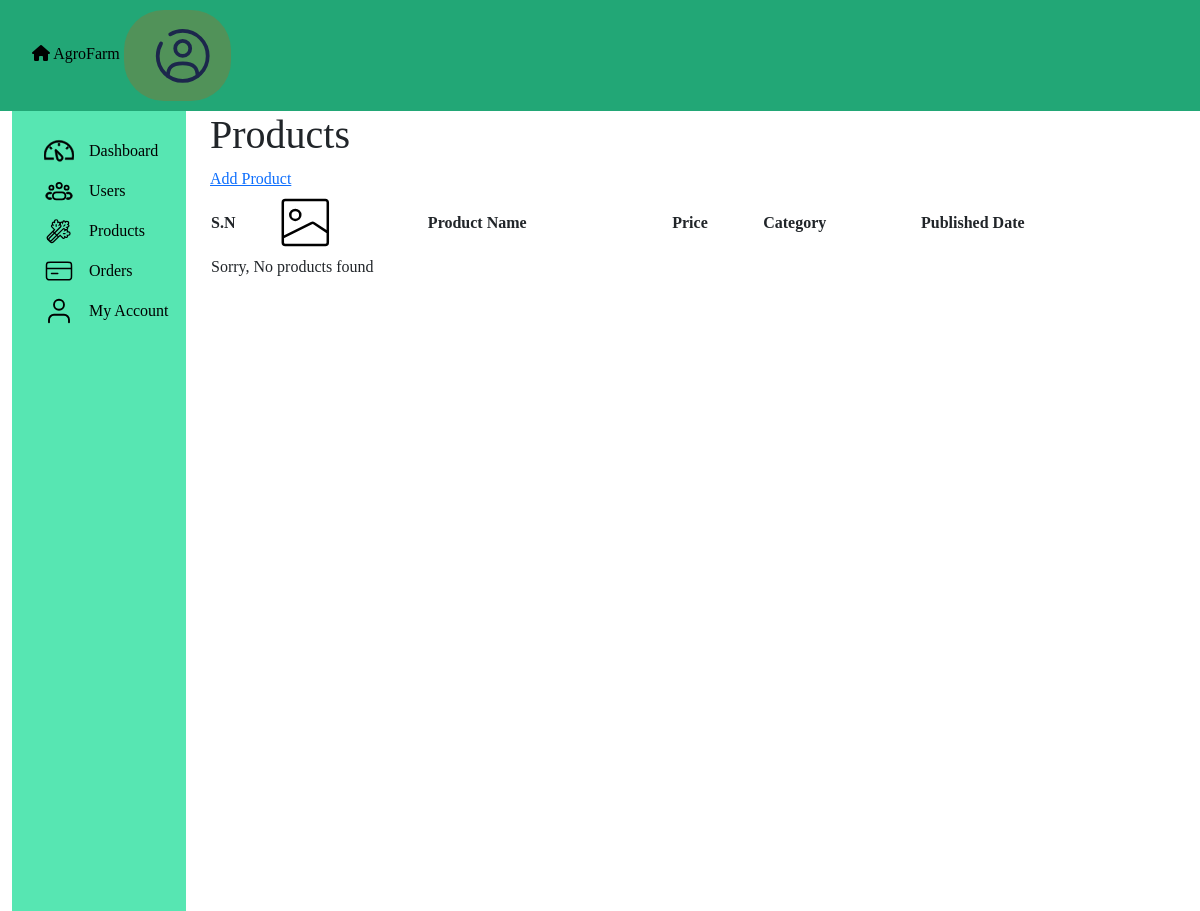
The app's page /dashboard/products (signed in), older data.
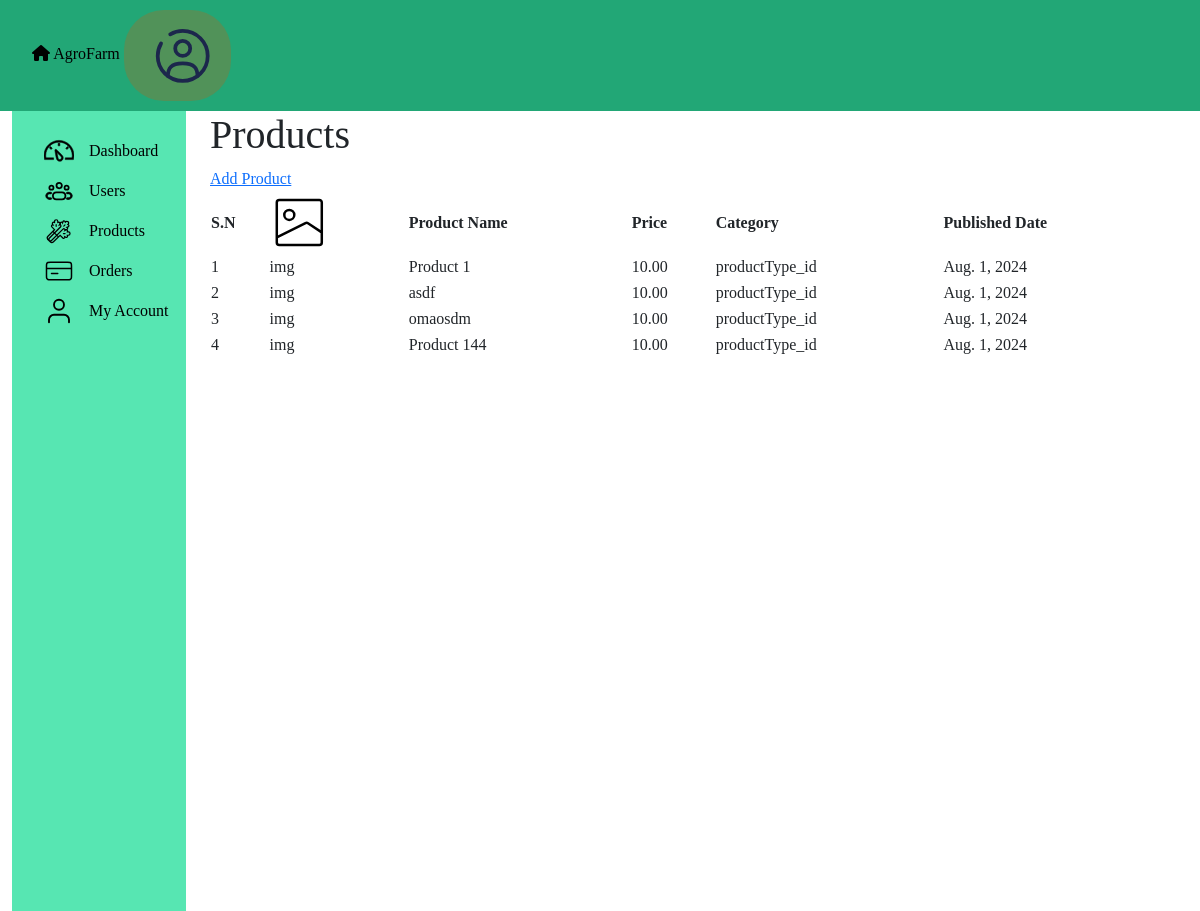
The same page, newer data.
### agroFarm/models.py (models this page shows, shortened)
class BaseModel(models.Model):
    uid = models.AutoField(primary_key=True, editable=False, unique=True)
    created = models.DateField(auto_now_add = True)
    modified = models.DateField(auto_now= True)
    class Meta:
        abstract = True

class Product(BaseModel):
    sellerId = models.ForeignKey(User, on_delete=models.CASCADE,default=00)
    productName = models.CharField(max_length=30,default="unknown")
    productType = models.CharField(max_length=30,default="unknown")
    productDescription = models.CharField(max_length=100,default="unknown")
    productPrice = models.DecimalField(max_digits=5, decimal_places=2,default="unknown")

### agroFarm/views.py (the view)
# urls.py: path('dashboard/products', views.Product_dash_view.as_view(), name='Products'),
class Product_dash_view(View):
    def get(self, request):
        if request.user.is_anonymous:
            return redirect('/login')
        if request.user.is_superuser or request.user.is_staff:
            if request.user.is_superuser:
                products = Product.objects.all()
            else:
                products = Product.objects.filter(sellerId=request.user)
            try:
                context = {
                    'products' : products,
                    'page_name': 'Products'
                }
                return render(request, "product-dashboard.html" ,context)
            except Exception as e:
                messages.error(request, str(e))
                return render(request,"product-dashboard.html")
        messages.error(request, 'Access Denied')
        return redirect('/')

### templates/product-dashboard.html (shortened to what this page needs)
{% include 'theme-temp/dashboard-header.html' %}
<section class="dashboard-page">
  <div class="container">
    <div class="row">
      <div class="col-md-2">
        <div class="dashboard-nav-wrapper container">
          {% include 'template-parts/dashboard-nav.html' %}
        </div>
      </div>
      <div class="col-md-10">
        <div class="title">
            <h1>Products</h1>
            <a href="/dashboard/products/add-new">Add Product</a>
        </div>
        <div class="dashboard-products-wrapper">
            <table>
                <thead>
                    <th>S.N</th>
                    <th>
                    </th>
                    <th>Product Name</th>
                    <th>Price</th>
                    <th>Category</th>
                    <th>Published Date</th>
                </thead>
                <tbody>
                    {% for x in products %}
                    <tr>
                        <td>{{forloop.counter}}</td>
                        <td>img</td>
                        <td>{{ x.productName }}</td>
                        <td>{{ x.productPrice }}</td>
                        <td>{{ x.productType }}</td>
                        <td>{{ x.created }}</td>
                    </tr>
                    {% empty %}
                    <tr><td colspan="6">Sorry, No products found</td></tr>
                    {% endfor %}
                </tbody>
            </table>
        </div>
      </div>
    </div>
  </div>
</section>
{% include 'theme-temp/dashboard-footer.html' %}

### templates/theme-temp/dashboard-header.html (shortened to what this page needs)
{% load static %}
<!DOCTYPE html>
<html lang="en">
  <head>
    {% load static %}{% load bootstrap5 %} {% bootstrap_css %}
    <link rel="stylesheet" href="{% static 'css/all.css' %}">
    <link rel="stylesheet" href="{% static 'css/dashboard.css' %}">
    <link rel="stylesheet" href="static/main.css">
    <link href="https://cdn.jsdelivr.net/npm/quill@2.0.2/dist/quill.snow.css" rel="stylesheet" />
  </head>
  <body>
    <div class="top-nav">
      <div class="container">
        <div class="top-nav-content">
          <a href="/"><i class="fa-solid fa-house"></i> AgroFarm</a>
        </div>
        <div class="right-user-info">
          <div class="nav-item dropdown">
            <a class="nav-link" href="#" role="button" data-bs-toggle="dropdown" aria-expanded="false">
            </a>
          </div>
        </div>
      </div>
    </div>

### templates/template-parts/dashboard-nav.html (shortened to what this page needs)
<ul>
    <li>
      <a href="/dashboard" title="">
        Dashboard
      </a>
    </li>
    <li>
      <a href="#" title="">
        Users
      </a>
    </li>
    <li>
      <a href="/dashboard/products" title="">
        Products
      </a>
    </li>
    <li>
      <a href="#" title="">
        Orders
      </a>
    </li>
    <li>
      <a href="/dashboard/account" title="">
        My Account
      </a>
    </li>
  </ul>

### templates/theme-temp/dashboard-footer.html (shortened to what this page needs)
{% load static %}
</body>
</html>

### static/css/dashboard.css (style rules this page uses)
body { font-family: 'poppins'; }
.container { max-width: 100%; }
.dashboard-page .row { margin-right: 0px; }
.top-nav { background:#22a776; padding: 5px 20px ; color: #fff; }
.top-nav-content { display: inline-block; }
.right-user-info { display: inline-block; }
.top-nav a, .dashboard-nav-wrapper a { text-decoration: none; color: #000; }
.dashboard-nav-wrapper { padding: 20px 0px; background: #57e6b2; height: 100vh; }
.dashboard-nav-wrapper ul { list-style: none; }
.dashboard-nav-wrapper li a { display: flex; align-items: center; gap: 15px; padding: 5px 0; }
.dashboard-nav-wrapper svg { height: auto; width: 30px; }
.dashboard-products-wrapper table { width: 100%; max-width: 100%; }

### static/css/main.css (style rules this page uses)
:root { --primary-color: #519259; --secondary-color: #1A544D; --color-four: #F4EEA9; --alert_color: #eb1d36; --color-bg: #eae3d2; --color-bgd: #f9f5eb; }
.container { max-width: 100%; }
.nav-item .nav-link { color: #fff; padding: 15px 8px; font-size: 16px; text-transform: capitalize; }
.nav-item { margin-left: 30px; }
.dropdown { padding: 0 10px 0 20px; background-color: var(--primary-color); border-radius: 40px; margin: 5px 0 ; }

Row changes from the older to the newer data that the page shows:
added Product: productName "Product 1", productPrice "10.00", productType "productType_id", created "Aug. 1, 2024"
added Product: productName "asdf", productPrice "10.00", productType "productType_id", created "Aug. 1, 2024"
added Product: productName "omaosdm", productPrice "10.00", productType "productType_id", created "Aug. 1, 2024"
added Product: productName "Product 144", productPrice "10.00", productType "productType_id", created "Aug. 1, 2024"
Text that changed along with them:
text no longer shown: "Sorry, No products found"
